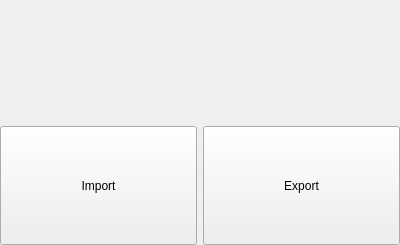
<?xml version="1.0" encoding="UTF-8"?>
<ui version="4.0">
 <class>qSlicerTransformBufferWidget</class>
 <widget class="qSlicerWidget" name="qSlicerTransformBufferWidget">
  <property name="geometry">
   <rect>
    <x>0</x>
    <y>0</y>
    <width>400</width>
    <height>245</height>
   </rect>
  </property>
  <property name="sizePolicy">
   <sizepolicy hsizetype="Expanding" vsizetype="Expanding">
    <horstretch>0</horstretch>
    <verstretch>0</verstretch>
   </sizepolicy>
  </property>
  <property name="windowTitle">
   <string>Form</string>
  </property>
  <layout class="QVBoxLayout" name="verticalLayout">
   <property name="margin">
    <number>0</number>
   </property>
   <item>
    <layout class="QHBoxLayout" name="horizontalLayout">
     <item>
      <widget class="qMRMLNodeComboBox" name="BufferNodeComboBox">
       <property name="enabled">
        <bool>true</bool>
       </property>
       <property name="sizePolicy">
        <sizepolicy hsizetype="Expanding" vsizetype="Expanding">
         <horstretch>0</horstretch>
         <verstretch>0</verstretch>
        </sizepolicy>
       </property>
       
       <property name="showHidden">
        <bool>true</bool>
       </property>
       <property name="noneEnabled">
        <bool>true</bool>
       </property>
       <property name="editEnabled">
        <bool>false</bool>
       </property>
       <property name="renameEnabled">
        <bool>true</bool>
       </property>
      </widget>
     </item>
    </layout>
   </item>
   <item>
    <layout class="QHBoxLayout" name="horizontalLayout_2">
     <item>
      <widget class="QPushButton" name="ImportButton">
       <property name="sizePolicy">
        <sizepolicy hsizetype="Expanding" vsizetype="Expanding">
         <horstretch>0</horstretch>
         <verstretch>0</verstretch>
        </sizepolicy>
       </property>
       <property name="text">
        <string>Import</string>
       </property>
      </widget>
     </item>
     <item>
      <widget class="QPushButton" name="ExportButton">
       <property name="sizePolicy">
        <sizepolicy hsizetype="Expanding" vsizetype="Expanding">
         <horstretch>0</horstretch>
         <verstretch>0</verstretch>
        </sizepolicy>
       </property>
       <property name="text">
        <string>Export</string>
       </property>
      </widget>
     </item>
    </layout>
   </item>
  </layout>
 </widget>
 <customwidgets>
  <customwidget>
   <class>qMRMLNodeComboBox</class>
   <extends>QWidget</extends>
   <header>qMRMLNodeComboBox.h</header>
  </customwidget>
  <customwidget>
   <class>qSlicerWidget</class>
   <extends>QWidget</extends>
   <header>qSlicerWidget.h</header>
   <container>1</container>
  </customwidget>
 </customwidgets>
 <resources/>
 <connections>
  <connection>
   <sender>qSlicerTransformBufferWidget</sender>
   <signal>mrmlSceneChanged(vtkMRMLScene*)</signal>
   <receiver>BufferNodeComboBox</receiver>
   <slot>setMRMLScene(vtkMRMLScene*)</slot>
   <hints>
    <hint type="sourcelabel">
     <x>199</x>
     <y>149</y>
    </hint>
    <hint type="destinationlabel">
     <x>300</x>
     <y>149</y>
    </hint>
   </hints>
  </connection>
 </connections>
</ui>
